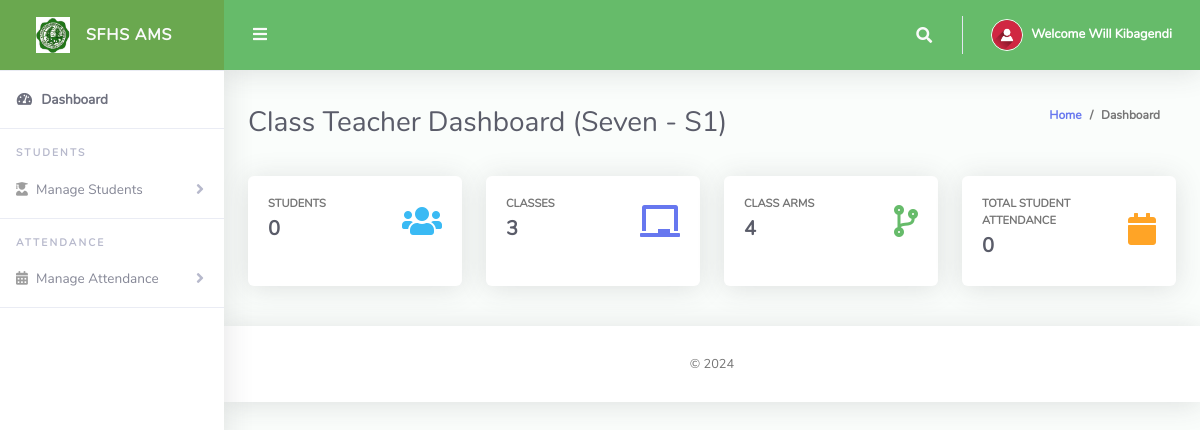
Page /ClassTeacher/index.php (signed in) on the earlier database version.
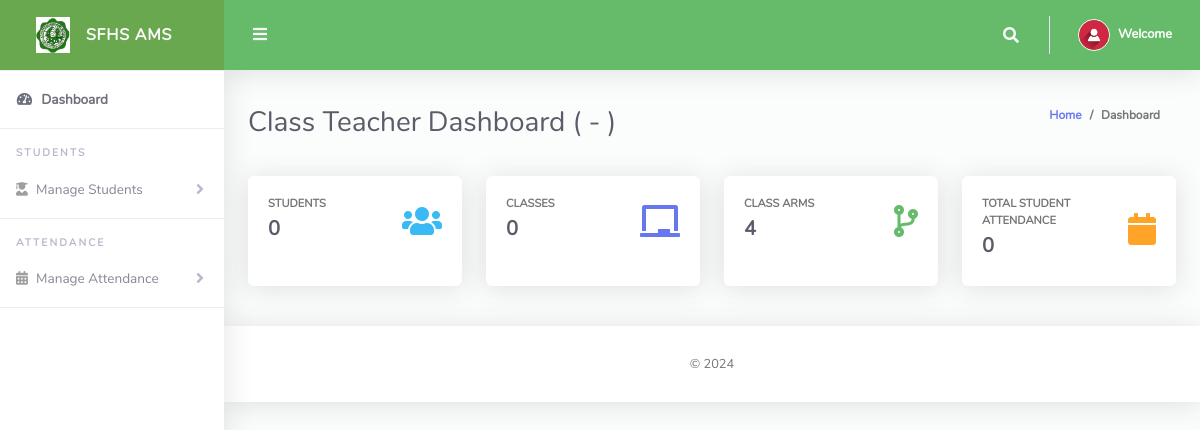
Same page on the later database version.
### tables this page shows
CREATE TABLE `tblclassteacher` (
  `Id` int(10) NOT NULL,
  `firstName` varchar(255) NOT NULL,
  `lastName` varchar(255) NOT NULL,
  `emailAddress` varchar(255) NOT NULL,
  `password` varchar(255) NOT NULL,
  `phoneNo` varchar(50) NOT NULL,
  `classId` varchar(10) NOT NULL,
  `classArmId` varchar(10) NOT NULL,
  `dateCreated` varchar(50) NOT NULL
);

CREATE TABLE `tblclassarms` (
  `Id` int(10) NOT NULL,
  `classId` varchar(10) NOT NULL,
  `classArmName` varchar(255) NOT NULL,
  `isAssigned` varchar(10) NOT NULL
);

CREATE TABLE `tblclass` (
  `Id` int(10) NOT NULL,
  `className` varchar(255) NOT NULL
);

### ClassTeacher/index.php (the view, shortened to what the changed rows need)
<?php
include '../Includes/dbcon.php';
    $query = "SELECT tblclass.className,tblclassarms.classArmName
    FROM tblclassteacher
    INNER JOIN tblclass ON tblclass.Id = tblclassteacher.classId
    INNER JOIN tblclassarms ON tblclassarms.Id = tblclassteacher.classArmId
    Where tblclassteacher.Id = '$_SESSION[userId]'";
    $rs = $conn->query($query);
    $rrw = $rs->fetch_assoc();
?>
<!DOCTYPE html>
<html lang="en">
<head>
  <link href="../vendor/fontawesome-free/css/all.min.css" rel="stylesheet" type="text/css">
  <link href="../vendor/bootstrap/css/bootstrap.min.css" rel="stylesheet" type="text/css">
  <link href="../css/ruang-admin.css" rel="stylesheet">
</head>
<body id="page-top">
  <div id="wrapper">
    <div id="content-wrapper" class="d-flex flex-column">
      <div id="content">
           <?php include "Includes/topbar.php";?>
        <div class="container-fluid" id="container-wrapper">
          <div class="d-sm-flex align-items-center justify-content-between mb-4">
            <h1 class="h3 mb-0 text-gray-800">Class Teacher Dashboard (<?php echo $rrw['className'].' - '.$rrw['classArmName'];?>)</h1>
            <ol class="breadcrumb">
              <li class="breadcrumb-item"><a href="./">Home</a></li>
              <li class="breadcrumb-item active" aria-current="page">Dashboard</li>
            </ol>
          </div>
          <div class="row mb-3">
             <?php
$query1=mysqli_query($conn,"SELECT * from tblclass");
$class = mysqli_num_rows($query1);
?>
            <div class="col-xl-3 col-md-6 mb-4">
              <div class="card h-100">
                <div class="card-body">
                  <div class="row align-items-center">
                    <div class="col mr-2">
                      <div class="text-xs font-weight-bold text-uppercase mb-1">Classes</div>
                      <div class="h5 mb-0 font-weight-bold text-gray-800"><?php echo $class;?></div>
                    </div>
                  </div>
                </div>
              </div>
            </div>
        </div>
      </div>
    </div>
  </div>
</body>
</html>

### ClassTeacher/Includes/topbar.php (shortened to what the changed rows need)
<?php
  $query = "SELECT * FROM tblclassteacher WHERE Id = ".$_SESSION['userId']."";
  $rs = $conn->query($query);
  $rows = $rs->fetch_assoc();
  $fullName = $rows['firstName']." ".$rows['lastName'];;
?>
<nav class="navbar navbar-expand navbar-light bg-gradient-primary topbar mb-4 static-top">
          <ul class="navbar-nav ml-auto">
            <li class="nav-item dropdown no-arrow">
              <a class="nav-link dropdown-toggle" href="#" id="userDropdown" role="button" data-toggle="dropdown"
                aria-haspopup="true" aria-expanded="false">
                <span class="ml-2 d-none d-lg-inline text-white small"><b>Welcome <?php echo $fullName;?></b></span>
              </a>
            </li>
          </ul>
        </nav>

Differences in the rows shown:
removed tblclassteacher: fullName "Will Kibagendi"
no longer on this page (row unchanged): tblclassarms: classId.className "Seven", classArmName "S1"
Other differences:
$class: "3" → "0"
